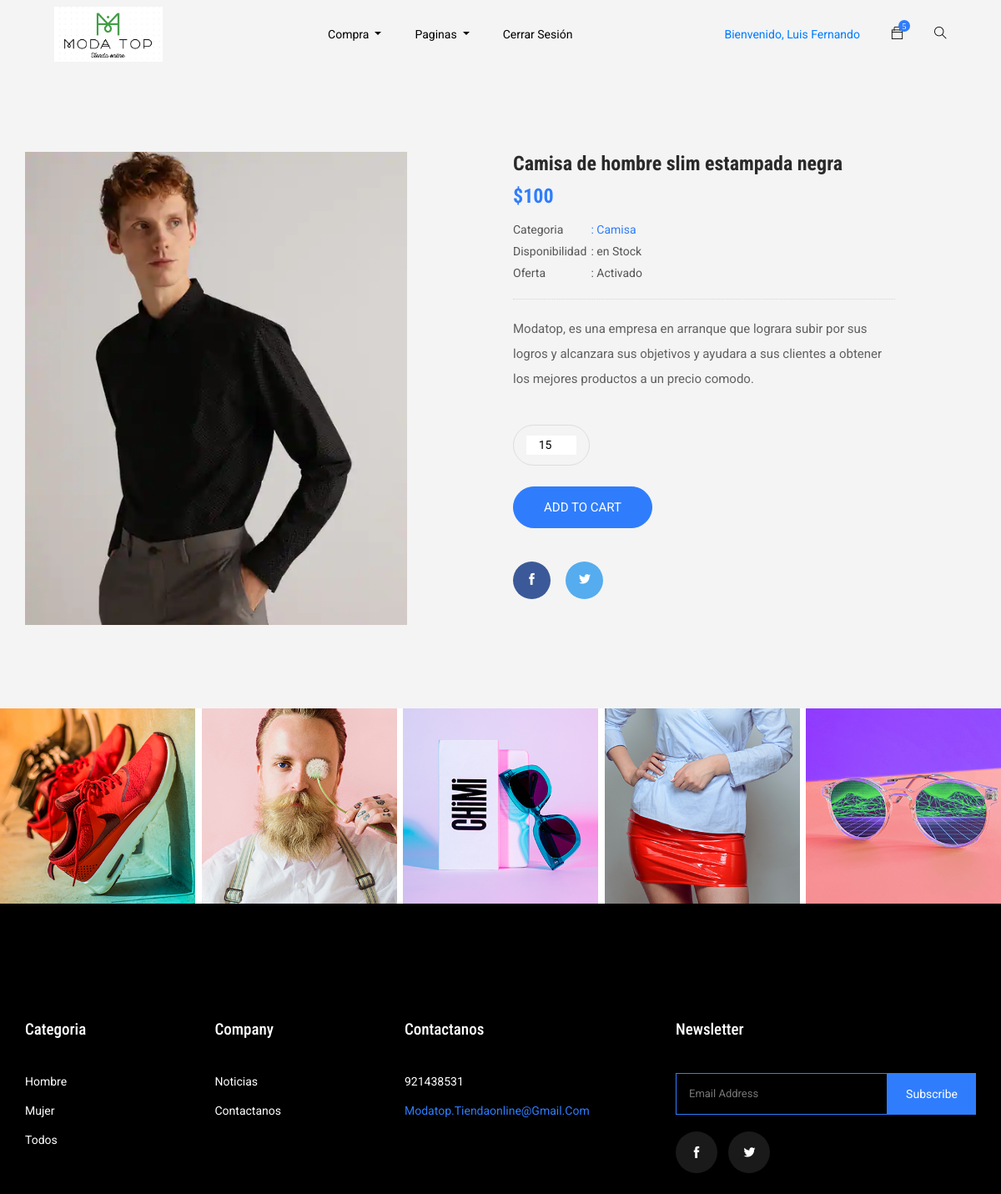
Screenshot of /category/singleProduct/22/ (signed in) with the database file from the repository.
### accounts/models.py (models this page shows, shortened)
class User(AbstractBaseUser):
    email = models.EmailField(max_length=255,unique=True)
    first_name = models.CharField(max_length=255)
    last_name = models.CharField(max_length=255)
    phone = models.IntegerField(default=0)
    direction =models.CharField(max_length=100,blank=True,default= "Urb. ")
    gender = models.CharField(choices=GENERO,max_length=100)
    active = models.BooleanField(default=True)
    staff = models.BooleanField(default=False)
    admin = models.BooleanField(default=False)
    USERNAME_FIELD = 'email'
    objects = UserManager()
    def get_first_name(self):
        return self.first_name
    @property
    def is_active(self):
        return self.active
    @property
    def is_admin(self):
        return self.admin

### wear/models.py (models this page shows, shortened)
class Wear(models.Model):
	name = models.CharField(max_length=100)
	img = models.ImageField(upload_to='pics')
	desc = models.TextField()
	quant = models.CharField(max_length=100)
	price = models.IntegerField()
	gender = models.CharField(choices=GENDER_CHOICES, max_length=100)
	offer = models.BooleanField()

### wear/views.py (the view)
# urls.py: path('category/singleProduct/<int:myID>/',views.singleProduct,name="category"),
def singleProduct(request,myID):
	wear = get_object_or_404(Wear,id = myID)
	filtered_orders = Order.objects.filter(owner = request.user.profile, is_ordered=False)
	current_order_wears = []
	if filtered_orders.exists():
		user_order = filtered_orders[0]
		user_order_items = user_order.items.all()
		current_order_wears = [product.product for product in user_order_items]
	context ={
		'wear':wear,
		'current_order_wears':current_order_wears
	}
	return render(request, 'singleProduct.html',context)

### templates/singleProduct.html
{% extends 'base.html' %}
{% load static %}
{% block content %}
<div class="product_image_area section_padding">
    <div class="container">
      <div class="row s_product_inner">
        <div class="col-lg-5">
          <div class="product_slider_img">
            <div id="vertical">
              <div data-thumb="img/product_details/prodect_details_1.png">
                <img src="{{ wear.img.url }}" />
              </div>
            </div>
          </div>
        </div>
        <div class="col-lg-5 offset-lg-1">
          <div class="s_product_text">
            <h3>{{wear.desc}}</h3>
            <h2>${{wear.price}}</h2>
            <ul class="list">
              <li>
                <a class="active" href="#">
                  <span>Categoria</span> : {{wear.name}}</a>
              </li>
              <li>
                <a href="#"> <span>Disponibilidad</span>
                    {% if wear.quant == 0%}
                    : no Disponible</a>
                    {% else %}
                    : en Stock</a>
                    {% endif %}
              </li>
              <li>
                <a href="#"> <span>Oferta</span>
                    {% if wear.offer%}
                    : Activado </a>
                    {% else %}
                    : Precio estable</a>
                    {% endif %}
              </li>
            </ul>
            <p>
               Modatop, es una empresa en arranque que lograra subir por sus logros y alcanzara sus objetivos y ayudara a sus clientes a obtener los mejores productos a un precio comodo.
            </p>
            <div class="card_area">
              <div class="product_count d-inline-block">
                <input class="input-number" type="number" value="{{wear.quant}}" >
              </div>
              <div class="add_to_cart">
                  {% if wear in current_order_wears%}
                  <a href="/shoping_cart/order-summary/" class="btn_3">go to cart</a>
                  {% else %}
                  <a href="/shoping_cart/add-to-cart/{{wear.id}}/" class="btn_3">add to cart</a>
                  {% endif %}
              </div>
              <div class="social_icon">
                  <a href="#" class="fb"><i class="ti-facebook"></i></a>
                  <a href="#" class="tw"><i class="ti-twitter-alt"></i></a>
              </div>
            </div>
          </div>
        </div>
      </div>
    </div>
  </div>
{% endblock %}

### templates/base.html (shortened to what this page needs)
{% load static %}
{% static "img" as baseUrl %}
<!DOCTYPE html>
<html lang="zxx">
<head>
    <link rel="stylesheet" href="{% static 'css/bootstrap.min.css' %}">
    <link rel="stylesheet" href="{% static 'css/animate.css' %}">
    <link rel="stylesheet" href="{% static 'css/owl.carousel.min.css' %}">
    <link rel="stylesheet" href="{% static 'css/all.css' %}">
    <link rel="stylesheet" href="{% static 'css/flaticon.css' %}">
    <link rel="stylesheet" href="{% static 'css/themify-icons.css' %}">
    <link rel="stylesheet" href="{% static 'css/magnific-popup.css' %}">
    <link rel="stylesheet" href="{% static 'css/slick.css' %}">
    <link rel="stylesheet" href="{% static 'css/style.css' %}">
    <link rel="stylesheet" href="{% static 'css/regisropa.css' %}">
</head>
<body>
    <header class="main_menu home_menu">
        <div class="container-fluid">
            <div class="row align-items-center justify-content-center">
                <div class="col-lg-11">
                    <nav class="navbar navbar-expand-lg navbar-light">
                        <a class="navbar-brand" href="/"> <img Width="130px" src="{% static 'img/moda.jpeg' %}" alt="logo"> </a>
                        <div class="collapse navbar-collapse main-menu-item" id="navbarSupportedContent">
                            <ul class="navbar-nav">
                                <li class="nav-item dropdown">
                                    {% if user.is_authenticated %}
                                    <a class="nav-link dropdown-toggle" href="blog.html" id="navbarDropdown_1"
                                        role="button" data-toggle="dropdown" aria-haspopup="true" aria-expanded="false">
                                        Compra
                                    </a>
                                    {% endif%}
                                </li>
                                <li class="nav-item dropdown">
                                    <a class="nav-link dropdown-toggle" href="blog.html" id="navbarDropdown_3"
                                        role="button" data-toggle="dropdown" aria-haspopup="true" aria-expanded="false">
                                        Paginas
                                    </a>
                                {% if user.is_authenticated %}
                                    {% if user.is_admin %}
                                    </li>
                                    {% endif %}
                                    <li class="nav-item">
                                        <a class="nav-link" href="/cliente/logout">Cerrar Sesión</a>
                                    </li>
                                {% endif %}
                            </ul>
                        </div>
                        <div class="hearer_icon d-flex">
                            <div class="dropdown cart">
                                {% if user.is_authenticated %}
                                <a class="dropdown-toggle" href="#" id="navbarDropdown3" role="button"
                                data-toggle="dropdown" aria-haspopup="true" aria-expanded="false">
                                    Bienvenido, {{user.get_first_name}}
                                 </a>
                                {% endif %}
                            </div>
                            <div class="dropdown cart">
                                <a class="dropdown-toggle" href="#" id="navbarDropdown3" role="button"
                                    data-toggle="dropdown" aria-haspopup="true" aria-expanded="false">
                                    <i class="ti-bag"></i>
                                </a>
                            </div>
                            <a id="search_1" href="javascript:void(0)"><i class="ti-search"></i></a>
                        </div>
                    </nav>
                </div>
            </div>
        </div>
    </header>
    {% block content %}
    {% endblock %}
    <section class="instagram_photo">
        <div class="container-fluid">
            <div class="row">
                <div class="col-lg-12">
                    <div class="instagram_photo_iner">
                        <div class="single_instgram_photo">
                            <img src="{% static 'img/instagram/inst_1.png' %}" alt="">
                        </div>
                        <div class="single_instgram_photo">
                            <img src="{% static 'img/instagram/inst_2.png' %}" alt="">
                        </div>
                        <div class="single_instgram_photo">
                            <img src="{% static 'img/instagram/inst_3.png' %}" alt="">
                        </div>
                        <div class="single_instgram_photo">
                            <img src="{% static 'img/instagram/inst_4.png' %}" alt="">
                        </div>
                        <div class="single_instgram_photo">
                            <img src="{% static 'img/instagram/inst_5.png' %}" alt="">
                        </div>
                    </div>
                </div>
            </div>
        </div>
    </section>
    <footer class="footer_part">
        <div class="container">
            <div class="row justify-content-between">
                <div class="col-sm-6 col-lg-2">
                    <div class="single_footer_part">
                        <h4>Categoria</h4>
                        <ul class="list-unstyled">
                            <li><a href="#">Hombre</a></li>
                            <li><a href="#">Mujer</a></li>
                            <li><a href="#">Todos</a></li>
                        </ul>
                    </div>
                </div>
                <div class="col-sm-6 col-lg-2">
                    <div class="single_footer_part">
                        <h4>Company</h4>
                        <ul class="list-unstyled">
                            <li><a href="">Noticias</a></li>
                            <li><a href="">Contactanos</a></li>
                        </ul>
                    </div>
                </div>
                <div class="col-sm-6 col-lg-3">
                    <div class="single_footer_part">
                        <h4>Contactanos</h4>
                        <ul class="list-unstyled">
                            <li><a href="#"> 921438531 </a></li>
                            <li><span>modatop.tiendaonline@gmail.com</span></li>
                        </ul>
                    </div>
                </div>
                <div class="col-sm-6 col-lg-4">
                    <div class="single_footer_part">
                        <h4>Newsletter</h4>
                        <div id="mc_embed_signup">
                            <form target="_blank"
                                action="https://spondonit.us12.list-manage.com/subscribe/post?u=1462626880ade1ac87bd9c93a&amp;id=92a4423d01"
                                method="get" class="subscribe_form relative mail_part">
                                <input type="email" name="email" id="newsletter-form-email" placeholder="Email Address"
                                    class="placeholder hide-on-focus" onfocus="this.placeholder = ''"
                                    onblur="this.placeholder = ' Email Address '">
                                <button type="submit" name="submit" id="newsletter-submit"
                                    class="email_icon newsletter-submit button-contactForm">subscribe</button>
                            </form>
                        </div>
                        <div class="social_icon">
                            <a href="https://web.facebook.com/Moda-Top-109281887530508"><i class="ti-facebook"></i></a>
                            <a href="https://twitter.com/tienda_top"><i class="ti-twitter-alt"></i></a>
                        </div>
                    </div>
                </div>
            </div>
        </div>
    </footer>
</body>
</html>

### rows the page displays
User: get_first_name "Luis Fernando"
Wear: img (picture), desc "Camisa de hombre slim estampada negra", price "100", name "Camisa", quant "15"
